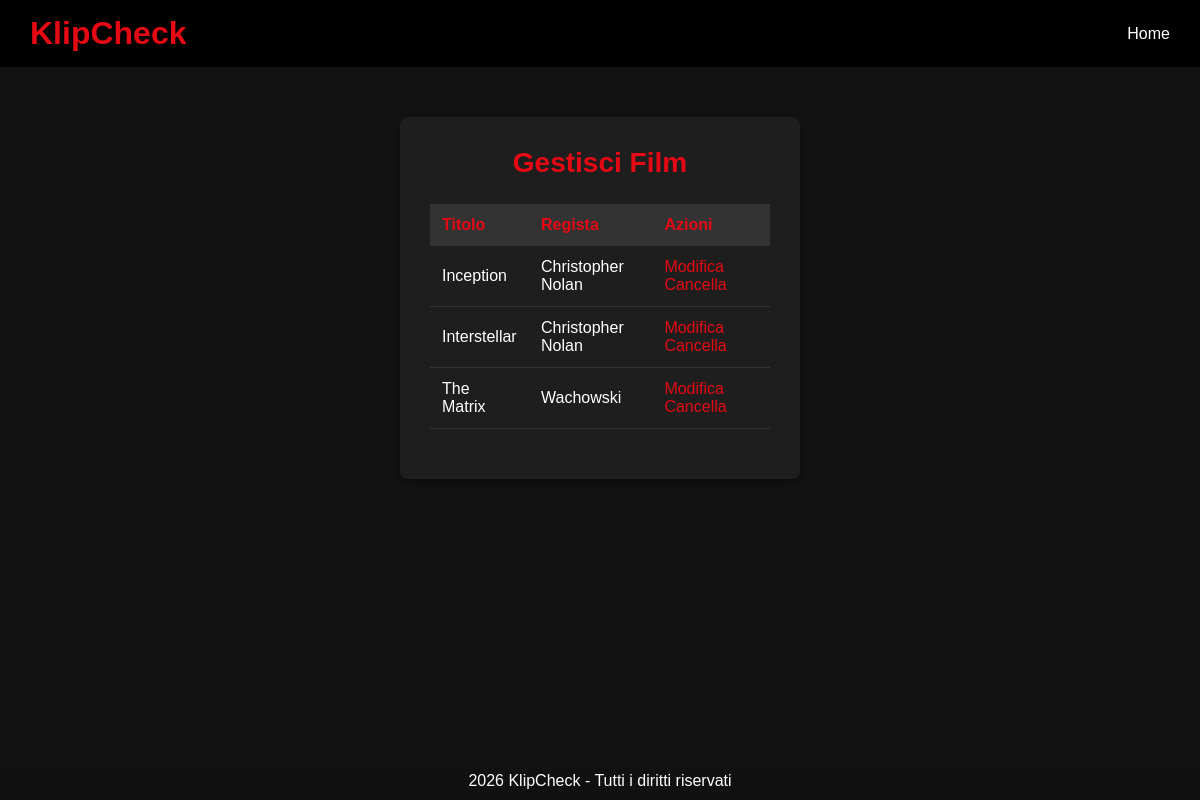
The page /KlipCheck/GestisciFilm.php (signed in) on the database its author committed.
### tables this page shows
CREATE TABLE film (
  id INT AUTO_INCREMENT PRIMARY KEY,
  titolo VARCHAR(40) NOT NULL,
  trama TEXT NOT NULL,
  locandina text,
  trailer text,
  piattaforme VARCHAR(100),
  cast TEXT,
  regista VARCHAR(50)
);

### KlipCheck/GestisciFilm.php (the view, shortened to what this page needs)
<?php
$db = new PDO("mysql:host=localhost;dbname=klipcheckdb;charset=utf8mb4", "root", "mysql");
$db->setAttribute(PDO::ATTR_ERRMODE, PDO::ERRMODE_EXCEPTION);
$films = $db->query("SELECT id, titolo, regista FROM film ORDER BY titolo")->fetchAll(PDO::FETCH_ASSOC);
?>
<!DOCTYPE html>
<html lang="it">
<head>
    <link rel="stylesheet" href="style.css">
</head>
<body>
<header>
    <h1>KlipCheck</h1>
    <nav>
        <a href="index.php">Home</a>
    </nav>
</header>
<div class="container">
    <div class="login-box">
        <h2 class="login-title">Gestisci Film</h2>
        <?php if (empty($films)): ?>
            <p>Nessun film presente nel database.</p>
        <?php else: ?>
            <table style="width:100%; border-collapse: collapse; margin-bottom:20px;">
                <thead>
                    <tr style="background-color:#333;">
                        <th style="padding:12px; text-align:left; color:#e50914;">Titolo</th>
                        <th style="padding:12px; text-align:left; color:#e50914;">Regista</th>
                        <th style="padding:12px; text-align:left; color:#e50914;">Azioni</th>
                    </tr>
                </thead>
                <tbody>
                    <?php foreach ($films as $film): ?>
                    <tr style="border-bottom:1px solid #333;">
                        <td style="padding:12px;"><?php echo $film['titolo']; ?></td>
                        <td style="padding:12px;"><?php echo $film['regista']; ?></td>
                        <td style="padding:12px;">
                            <a href="?edit=<?php echo $film['id']; ?>" style="color:#e50914; margin-right:10px;">Modifica</a>
                            <a href="?delete=<?php echo $film['id']; ?>" onclick="return confirm('Cancellare il film?')" style="color:#e50914;">Cancella</a>
                        </td>
                    </tr>
                    <?php endforeach; ?>
                </tbody>
            </table>
        <?php endif; ?>
    </div>
</div>
<footer>
    <p>2026 KlipCheck - Tutti i diritti riservati</p>
</footer>
</body>
</html>

### KlipCheck/style.css (style rules this page uses)
* { margin: 0; padding: 0; box-sizing: border-box; }
body { font-family: Arial, sans-serif; background-color: #121212; color: #ffffff; margin: 0; padding-bottom: 60px; }
header { background-color: #000; padding: 15px 30px; display: flex; justify-content: space-between; align-items: center; }
header h1 { color: #e50914; }
nav { display: flex; align-items: center; gap: 12px; }
nav a { color: white; text-decoration: none; }
.container { width: 90%; margin: 20px auto; }
footer { position: fixed; bottom: 0; left: 0; width: 100%; background-color: #111; color: white; text-align: center; padding: 10px; }
.login-box { max-width: 400px; margin: 50px auto; background-color: #1e1e1e; padding: 30px; border-radius: 8px; box-shadow: 0 4px 6px rgba(0, 0, 0, 0.3); }
.login-title { text-align: center; margin-bottom: 25px; color: #e50914; font-size: 28px; }
.login-box a { color: #e50914; text-decoration: none; transition: color 0.3s; }

### rows shown on the page
film: titolo "Inception", regista "Christopher Nolan"
film: titolo "Interstellar", regista "Christopher Nolan"
film: titolo "The Matrix", regista "Wachowski"
